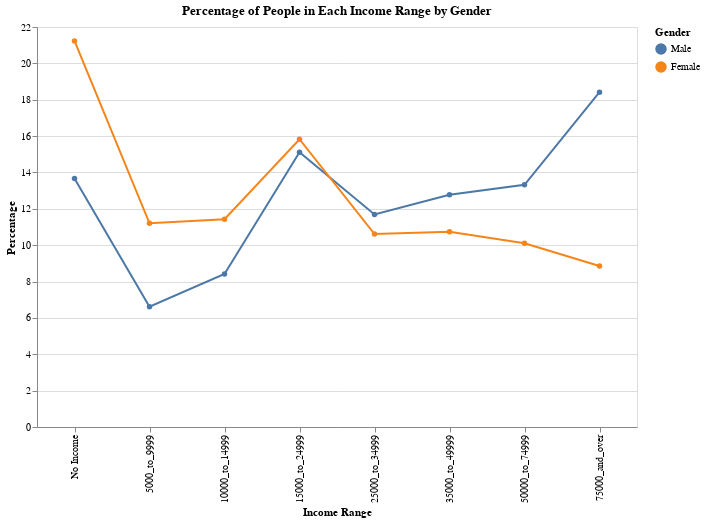

The code cell stored with this chart in its notebook:
### Markdown cell above
- **Below is a line chart depicting the same information from the dataframe above.** 
    - **As we can see, there is a higher percentage of male respondents falling in higher income ranges than females, and vice versa.**

### Code cell
line_chart = alt.Chart(gender_percentages_melted).mark_line(point = True).encode(
    x= alt.X('Income Range', sort=['No Income', '5000_to_9999', '10000_to_14999', '15000_to_24999', 
                                   '25000_to_34999', '35000_to_49999', '50000_to_74999', '75000_and_over']),
    y='Percentage',
    color=alt.Color('Gender', scale=alt.Scale(domain=['Male', 'Female']))
).properties(
    title='Percentage of People in Each Income Range by Gender',
    width=600,
    height=400
)

line_chart

### Figure 1 — Vega-Lite specification as saved in the notebook (floating-point values rounded to 4 significant figures)
{"config": {"view": {"continuousWidth": 400, "continuousHeight": 300}}, "data": {"name": "data-10215adb87103d194e959da1dd402397"}, "mark": {"type": "line", "point": true}, "encoding": {"color": {"field": "Gender", "scale": {"domain": ["Male", "Female"]}, "type": "nominal"}, "x": {"field": "Income Range", "sort": ["No Income", "5000_to_9999", "10000_to_14999", "15000_to_24999", "25000_to_34999", "35000_to_49999", "50000_to_74999", "75000_and_over"], "type": "nominal"}, "y": {"field": "Percentage", "type": "quantitative"}}, "height": 400, "title": "Percentage of People in Each Income Range by Gender", "width": 600, "$schema": "https://vega.github.io/schema/vega-lite/v4.17.0.json", "datasets": {"data-10215adb87103d194e959da1dd402397": [{"Gender": "Male", "Income Range": "No Income", "Percentage": 13.67}, {"Gender": "Female", "Income Range": "No Income", "Percentage": 21.24}, {"Gender": "Male", "Income Range": "5000_to_9999", "Percentage": 6.612}, {"Gender": "Female", "Income Range": "5000_to_9999", "Percentage": 11.21}, {"Gender": "Male", "Income Range": "10000_to_14999", "Percentage": 8.417}, {"Gender": "Female", "Income Range": "10000_to_14999", "Percentage": 11.42}, {"Gender": "Male", "Income Range": "15000_to_24999", "Percentage": 15.11}, {"Gender": "Female", "Income Range": "15000_to_24999", "Percentage": 15.83}, {"Gender": "Male", "Income Range": "25000_to_34999", "Percentage": 11.69}, {"Gender": "Female", "Income Range": "25000_to_34999", "Percentage": 10.61}, {"Gender": "Male", "Income Range": "35000_to_49999", "Percentage": 12.77}, {"Gender": "Female", "Income Range": "35000_to_49999", "Percentage": 10.74}, {"Gender": "Male", "Income Range": "50000_to_74999", "Percentage": 13.32}, {"Gender": "Female", "Income Range": "50000_to_74999", "Percentage": 10.11}, {"Gender": "Male", "Income Range": "75000_and_over", "Percentage": 18.41}, {"Gender": "Female", "Income Range": "75000_and_over", "Percentage": 8.856}]}}
